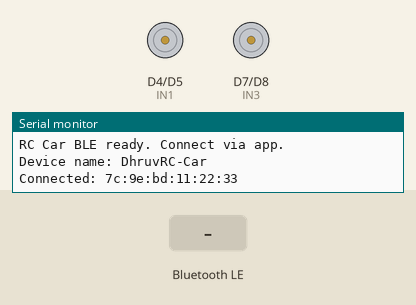
The sketch below on a simulated Arduino Uno R4 WiFi. Shown: motor-driver pin pairs drawn as motors (green arrow = first pin HIGH = forward, orange = second pin HIGH = backward, longer = more drive, scaled by the enable pin), the last lines printed to the serial monitor. The test bench sets the inputs (shaded band). Nothing arrives over Bluetooth unless stated; a phone connects over Bluetooth LE 3 s after start.

Above: at 3.8 s.
3.9 s: Bluetooth LE write "F" received
At 5.1 s:
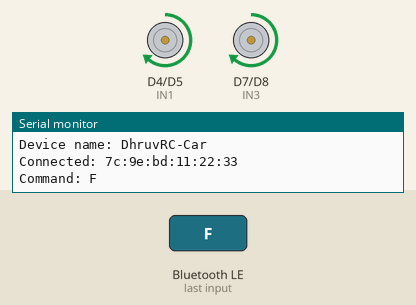
5.4 s: Bluetooth LE write "B" received
At 6.4 s:
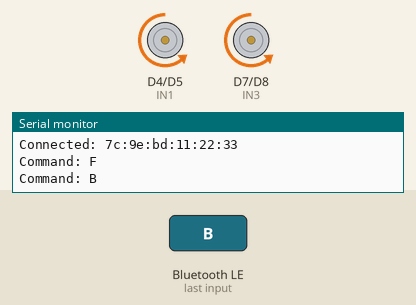
6.9 s: Bluetooth LE write "L" received
At 7.5 s:
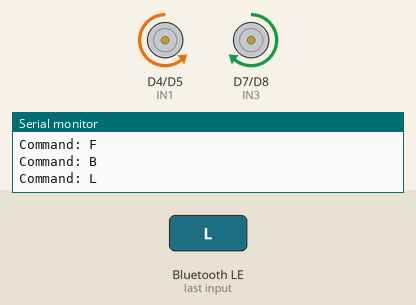
8.4 s: Bluetooth LE write "R" received
At 9.6 s:
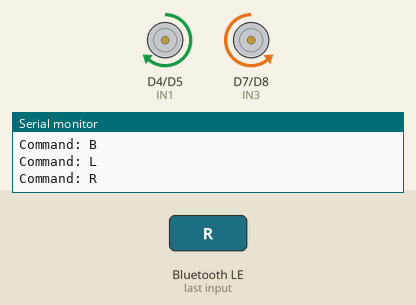
9.9 s: Bluetooth LE write "S" received
At 11.0 s:
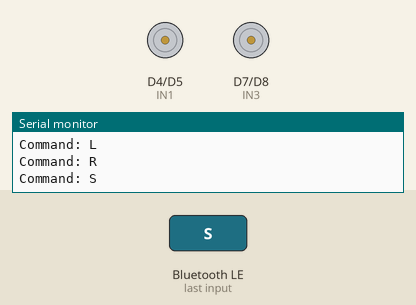
Timing chart, 0 to 12.4 s (numbered marks = the images above; inputs shaded):
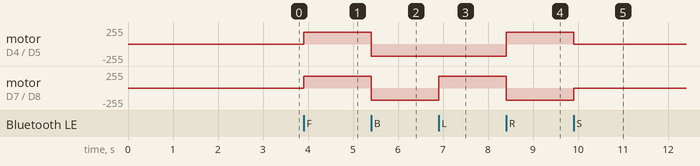

The sketch:

bluetooth_rc_car.ino
```cpp
// Bluetooth RC Car - 4 Motors - Arduino UNO R4 WiFi
// Uses built-in Bluetooth on UNO R4 WiFi
// Compatible with common RC car apps (e.g., "Bluetooth RC Controller" on Play Store)
//
// Motor Driver: L298N (x2, one per side) or L298N dual bridge
// Motor wiring (left side):
//   IN1 -> 4, IN2 -> 5, ENA -> 6  (left motors)
// Motor wiring (right side):
//   IN3 -> 7, IN4 -> 8, ENB -> 9  (right motors)
//
// Most RC apps send single characters:
//   'F' = forward, 'B' = backward, 'L' = left, 'R' = right, 'S' = stop
// Some apps send 'G','H','I','J' for diagonal - we'll handle basics here.

#include <ArduinoBLE.h>

// Left motors
#define IN1 4
#define IN2 5
#define ENA 6

// Right motors
#define IN3 7
#define IN4 8
#define ENB 9

#define SPEED 180  // 0-255, adjust as needed

// BLE service for Serial-like communication
BLEService rcService("FFE0");
BLEStringCharacteristic rcChar("FFE1", BLERead | BLEWrite | BLENotify, 20);

void stopMotors() {
  analogWrite(ENA, 0);
  analogWrite(ENB, 0);
}

void moveForward() {
  digitalWrite(IN1, HIGH); digitalWrite(IN2, LOW);
  digitalWrite(IN3, HIGH); digitalWrite(IN4, LOW);
  analogWrite(ENA, SPEED);
  analogWrite(ENB, SPEED);
}

void moveBackward() {
  digitalWrite(IN1, LOW); digitalWrite(IN2, HIGH);
  digitalWrite(IN3, LOW); digitalWrite(IN4, HIGH);
  analogWrite(ENA, SPEED);
  analogWrite(ENB, SPEED);
}

void turnLeft() {
  // Left wheels backward, right wheels forward
  digitalWrite(IN1, LOW); digitalWrite(IN2, HIGH);
  digitalWrite(IN3, HIGH); digitalWrite(IN4, LOW);
  analogWrite(ENA, SPEED);
  analogWrite(ENB, SPEED);
}

void turnRight() {
  // Left wheels forward, right wheels backward
  digitalWrite(IN1, HIGH); digitalWrite(IN2, LOW);
  digitalWrite(IN3, LOW); digitalWrite(IN4, HIGH);
  analogWrite(ENA, SPEED);
  analogWrite(ENB, SPEED);
}

void handleCommand(char cmd) {
  Serial.print("Command: ");
  Serial.println(cmd);

  switch (cmd) {
    case 'F': moveForward(); break;
    case 'B': moveBackward(); break;
    case 'L': turnLeft(); break;
    case 'R': turnRight(); break;
    case 'S': stopMotors(); break;
    default: break;
  }
}

void setup() {
  Serial.begin(9600);

  pinMode(IN1, OUTPUT); pinMode(IN2, OUTPUT); pinMode(ENA, OUTPUT);
  pinMode(IN3, OUTPUT); pinMode(IN4, OUTPUT); pinMode(ENB, OUTPUT);
  stopMotors();

  if (!BLE.begin()) {
    Serial.println("BLE init failed!");
    while (1);
  }

  BLE.setLocalName("DhruvRC-Car");
  BLE.setAdvertisedService(rcService);
  rcService.addCharacteristic(rcChar);
  BLE.addService(rcService);
  BLE.advertise();

  Serial.println("RC Car BLE ready. Connect via app.");
  Serial.println("Device name: DhruvRC-Car");
}

void loop() {
  BLEDevice central = BLE.central();

  if (central) {
    Serial.print("Connected: ");
    Serial.println(central.address());

    while (central.connected()) {
      if (rcChar.written()) {
        String val = rcChar.value();
        if (val.length() > 0) {
          handleCommand(val[0]);
        }
      }
    }

    stopMotors();
    Serial.println("Disconnected. Stopping motors.");
  }
}

/*
  NOTES:
  - Install "ArduinoBLE" library from Library Manager
  - App recommendation: "Arduino Bluetooth RC Car" or "BLE RC Controller" from Play Store
  - Make sure to pair your phone with "DhruvRC-Car" in Bluetooth settings first
  - If using an app that sends different characters, update the switch-case above
  - You can also adjust SPEED per direction for better turning control
*/
```

Measured:
- after the input at 3.9 s, motor on D4 (IN1) / D5 (IN2), motor on D7 (IN3) / D8 (IN4): stopped → forward 180/255 at once
- after the input at 5.4 s, motor on D4 (IN1) / D5 (IN2), motor on D7 (IN3) / D8 (IN4): forward 180/255 → backward 180/255 at once
- after the input at 6.9 s, motor on D7 (IN3) / D8 (IN4): backward 180/255 → forward 180/255 at once
- after the input at 8.4 s, motor on D4 (IN1) / D5 (IN2): backward 180/255 → forward 180/255 at once; motor on D7 (IN3) / D8 (IN4): forward 180/255 → backward 180/255 at once
- after the input at 9.9 s, motor on D4 (IN1) / D5 (IN2): forward 180/255 → stopped at once; motor on D7 (IN3) / D8 (IN4): backward 180/255 → stopped at once
